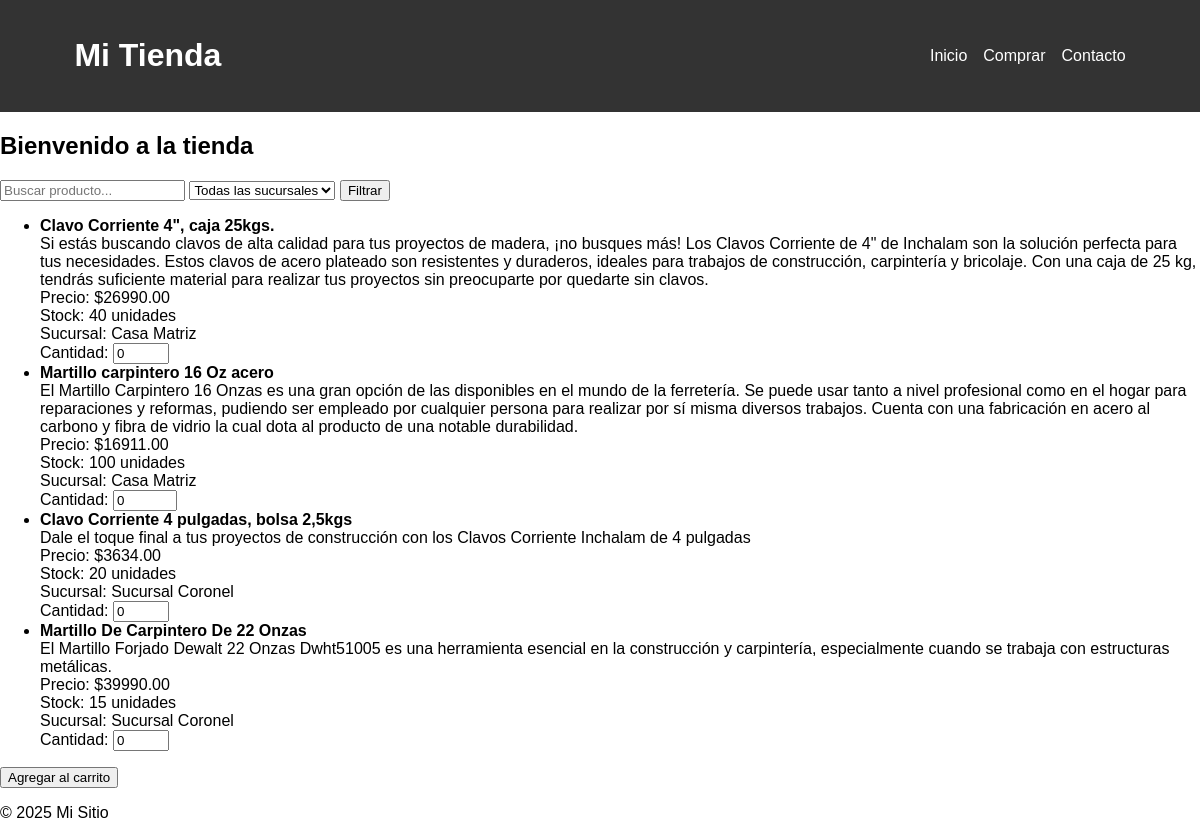
Screenshot of /comprar/ with the database file from the repository.
### tienda/models.py (models this page shows, shortened)
class Producto(models.Model):
    sucursal = models.ForeignKey(Sucursal, on_delete=models.CASCADE)
    nombre = models.CharField(max_length=100)
    descripcion = models.TextField()
    precio = models.DecimalField(max_digits=10, decimal_places=2)
    stock = models.PositiveIntegerField()

class Sucursal(models.Model):
    nombre = models.CharField(max_length=100)
    direccion = models.TextField()
    es_casa_matriz = models.BooleanField(default=False)

### tienda/views.py (the view)
# urls.py: path('comprar/', views.comprar, name="comprar"),
def comprar(request):
    nombre = request.GET.get('nombre', '')
    sucursal_id = request.GET.get('sucursal', '')
    productos = Producto.objects.all()
    if nombre:
        productos = productos.filter(nombre__icontains=nombre)
    if sucursal_id:
        productos = productos.filter(sucursal_id=sucursal_id)
    sucursales = Sucursal.objects.all()
    return render(request, 'comprar.html', {
        'productos': productos,
        'sucursales': sucursales,
        'nombre': nombre,
        'sucursal_id': sucursal_id
    })

### tienda/templates/comprar.html (shortened to what this page needs)
{% extends 'base.html' %}
{% block content %}
<h2>Bienvenido a la tienda</h2>
<form method="get">
    <input type="text" name="nombre" placeholder="Buscar producto..." value="{{ nombre }}">
    <select name="sucursal">
        <option value="">Todas las sucursales</option>
    </select>
    <button type="submit">Filtrar</button>
</form>
<form method="post" action="{% url 'agregar_al_carrito' 0 %}">
    <ul>
        {% for producto in productos %}
            <li>
                <strong>{{ producto.nombre }}</strong><br>
                {{ producto.descripcion }}<br>
                Precio: ${{ producto.precio }}<br>
                Stock: {{ producto.stock }} unidades<br>
                Sucursal: {{ producto.sucursal.nombre }}<br>
                Cantidad:
                <input type="number" name="cantidad_{{ producto.id }}" value="0" min="0" max="{{ producto.stock }}">
            </li>
        {% endfor %}
    </ul>
    <button type="submit">Agregar al carrito</button>
</form>
{% endblock %}

### tienda/static/styles.css (style rules this page uses)
body { font-family: Arial, sans-serif; margin: 0; padding: 0; }

### rows the page displays
Producto: nombre "Clavo Corriente 4\", caja 25kgs.", descripcion "Si estás buscando clavos de alta calidad para tus proyectos de madera, ¡no busques más! Los Clavos Corriente de 4\" de Inchalam son la solución perfecta para tus necesidades. Estos clavos de acero plateado son resistentes y duraderos, ideales para trabajos de construcción, carpintería y bricolaje. Con una caja de 25 kg, tendrás suficiente material para realizar tus proyectos sin preocuparte por quedarte sin clavos.", precio "26990.00", stock "40", sucursal.nombre "Casa Matriz"
Producto: nombre "Martillo carpintero 16 Oz acero", descripcion "El Martillo Carpintero 16 Onzas es una gran opción de las disponibles en el mundo de la ferretería. Se puede usar tanto a nivel profesional como en el hogar para reparaciones y reformas, pudiendo ser empleado por cualquier persona para realizar por sí misma diversos trabajos. Cuenta con una fabricación en acero al carbono y fibra de vidrio la cual dota al producto de una notable durabilidad.", precio "16911.00", stock "100", sucursal.nombre "Casa Matriz"
Producto: nombre "Clavo Corriente 4 pulgadas, bolsa 2,5kgs", descripcion "Dale el toque final a tus proyectos de construcción con los Clavos Corriente Inchalam de 4 pulgadas", precio "3634.00", stock "20", sucursal.nombre "Sucursal Coronel"
Producto: nombre "Martillo De Carpintero De 22 Onzas", descripcion "El Martillo Forjado Dewalt 22 Onzas Dwht51005 es una herramienta esencial en la construcción y carpintería, especialmente cuando se trabaja con estructuras metálicas.", precio "39990.00", stock "15", sucursal.nombre "Sucursal Coronel"
